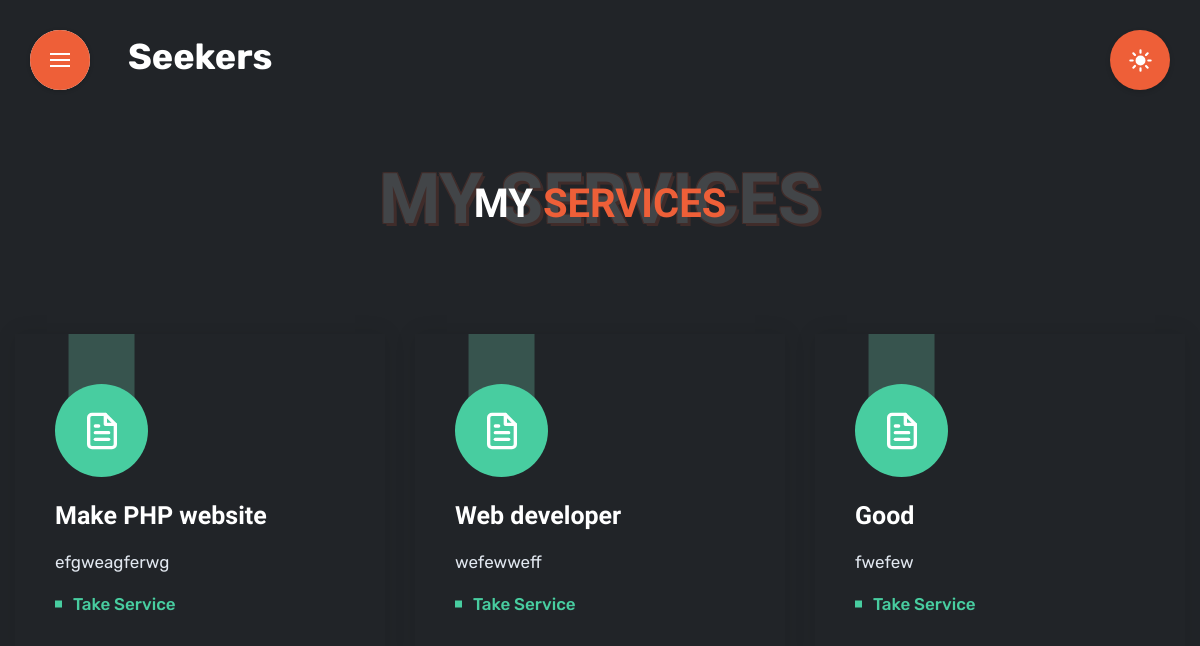
/user/portfolio/services.php (signed in), run on the app's committed database.
### tables this page shows
CREATE TABLE `services` (
  `service_id` int(11) NOT NULL,
  `user_id` bigint(20) UNSIGNED DEFAULT NULL,
  `service_name` varchar(255) DEFAULT NULL,
  `service_description` text DEFAULT NULL,
  `service_taken` int(11) DEFAULT 0
);

### user/portfolio/services.php (the view, shortened to what this page needs)
<?php
$dbConnection = new DBConnection();
$conn = $dbConnection->conn;
$userId = isset($_GET['$userId']) ? $_GET['$userId'] : $_SESSION['user_id'];
$servicesSql = "SELECT
  service_id,
  service_name,
  service_description,
  Service_taken
FROM
  services
WHERE
  user_id = $userId";
$servicesResult = $conn->query($servicesSql);
if ($servicesResult->num_rows > 0) {
  $servicesData = $servicesResult->fetch_all(MYSQLI_ASSOC);
} else {
  $servicesData = [];
}
?>
<!DOCTYPE html>
<html lang="en" class="scroll-smooth dark" dir="ltr">
<head>
  <link rel="stylesheet" href="../../assets/portfolio_assets/css/mobilemenu.css" />
  <link rel="stylesheet" href="https://cdn.jsdelivr.net/npm/swiper@8/swiper-bundle.min.css" />
  <link rel="stylesheet" href="../../assets/portfolio_assets/css/styles.css" />
</head>
<body class="font-rubik dark:bg-dark_primary_bg">
<div class="ml-10">
      <a href="../dashboard-user.php"><h2 >Seekers</h2></a>
  </div>
  <div class="toggle__navigation fixed ltr:left-[30px] rtl:right-[30px] top-[30px] z-50 pointer-events-none md:hidden">
    <button
      class="toggle__navigation--button bg-accent1 w-[60px] h-[60px] rounded-full absolute z-50 top-0 ltr:left-0 rtl:right-0 overflow-hidden pointer-events-auto whitespace-nowrap"
      aria-label="Menu navigation">
      <span
        class="left-[50%] top-[50%] bottom-auto right-auto translate-x-[-50%] translate-y-[-50%] absolute w-5 h-[2px] bg-white after:absolute after:content[''] after:left-0 after:top-0 after:w-5 after:h-[2px] after:bg-white after:translate-y-[6px] before:absolute before:content[''] before:left-0 before:top-0 before:w-5 before:h-[2px] before:bg-white before:translate-y-[-6px]"></span>
    </button>
  </div>
  <div
    class="fixed ltr:md:right-[15px] rtl:md:left-[15px] md:top-[15px] ltr:lg:right-[30px] rtl:lg:left-[30px] lg:top-[30px] z-50">
    <button
      class="dark--version bg-accent1 md:w-[45px] md:h-[45px] lg:w-[60px] lg:h-[60px] text-white flex justify-center items-center rounded-full shadow-[0_2px_5px_rgba(0,0,0,0.15)]"
      id="light__to--dark">
    </button>
  </div>
  <main class="md:pb-[90px]">
    <section class="pt-[70px] lg:pt-20">
      <div class="container mx-auto">
        <div class="text-center relative">
          <h1
            class="text-[40px] only-md:text-[55px] lg:text-[70px] stroke-white	text-white font-heebo font-bold title-stroke opacity-[0.15] leading-[1] uppercase">
            My Services</h1>
          <span
            class="text-primary dark:text-white text-[25px] only-md:text-[35px] lg:text-[40px] font-heebo font-extrabold absolute left-0 right-0 bottom-0 uppercase">
            My <span class="text-accent1">Services</span></span>
        </div>
      </div>
    </section>
    <section class="lg:py-[100px] md:py-[70px]" id="services">
      <div class="container mx-auto">
        <div class="grid gap-[30px] lg:grid-cols-3 grid-cols-1 only-md:grid-cols-2">
          <?php foreach ($servicesData as $service): ?>
            <div
              class="shadow-[0_0_50px_0_rgba(196,206,213,0.2)] hover:shadow-[0_0_150px_0_rgba(196,206,213,0.7)]  dark:shadow-[0_0_20px_0_rgba(0,0,0,0.1)] dark:hover:shadow-[0_0_50px_0_rgba(0,0,0,0.2)] hover:translate-y-[-10px] transition duration-500">
              <div class="overflow-hidden px-[30px] xl:px-[40px] lg:pt-[50px] md:pt-[40px] pb-[40px] ">
                <span
                  class="bg-[#48CDA0] text-white w-[70px] h-[70px] lg:w-[93px] lg:h-[93px] flex items-center justify-center rounded-full service-shape before:bg-[#79DAB9] before:opacity-[0.26]">
                </span>
                <h3
                  class="text-primary dark:text-white text-[20px] xl:text-[25px] font-bold font-heebo mt-[20px] mb-[15px]">
                  <?php echo $service['service_name']; ?>
                </h3>
                <p class="text-[17px] text-[#636363] dark:text-slate-200">
                  <?php echo $service['service_description']; ?>
                </p>
                <a href="#"
                  class="link-button text-[#48CDA0] before:bg-[#48CDA0] mt-[15px] hover:text-[#333] dark:hover:text-white">
                  Take Service
                </a>
              </div>
            </div>
          <?php endforeach; ?>
        </div>
      </div>
    </section>
  </main>
</body>
</html>

### user/portfolio/services.php (style rules this page uses)
.ml-10 { margin-left:8rem; padding-top:1.9rem; color:white; }

### data on the page
services: service_name "Make PHP website", service_description "efgweagferwg"
services: service_name "Web developer", service_description "wefewweff"
services: service_name "Good", service_description "fwefew"
